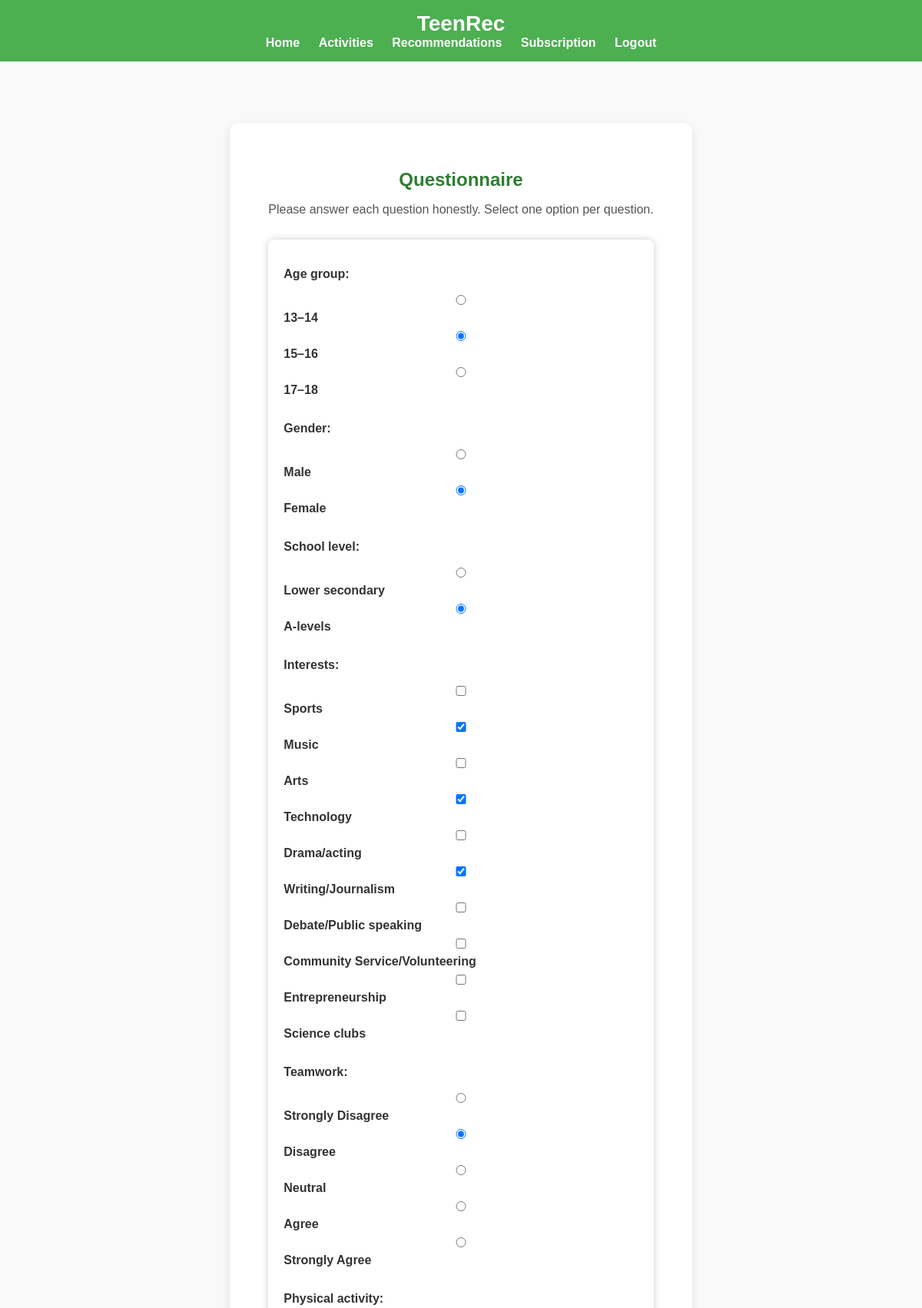
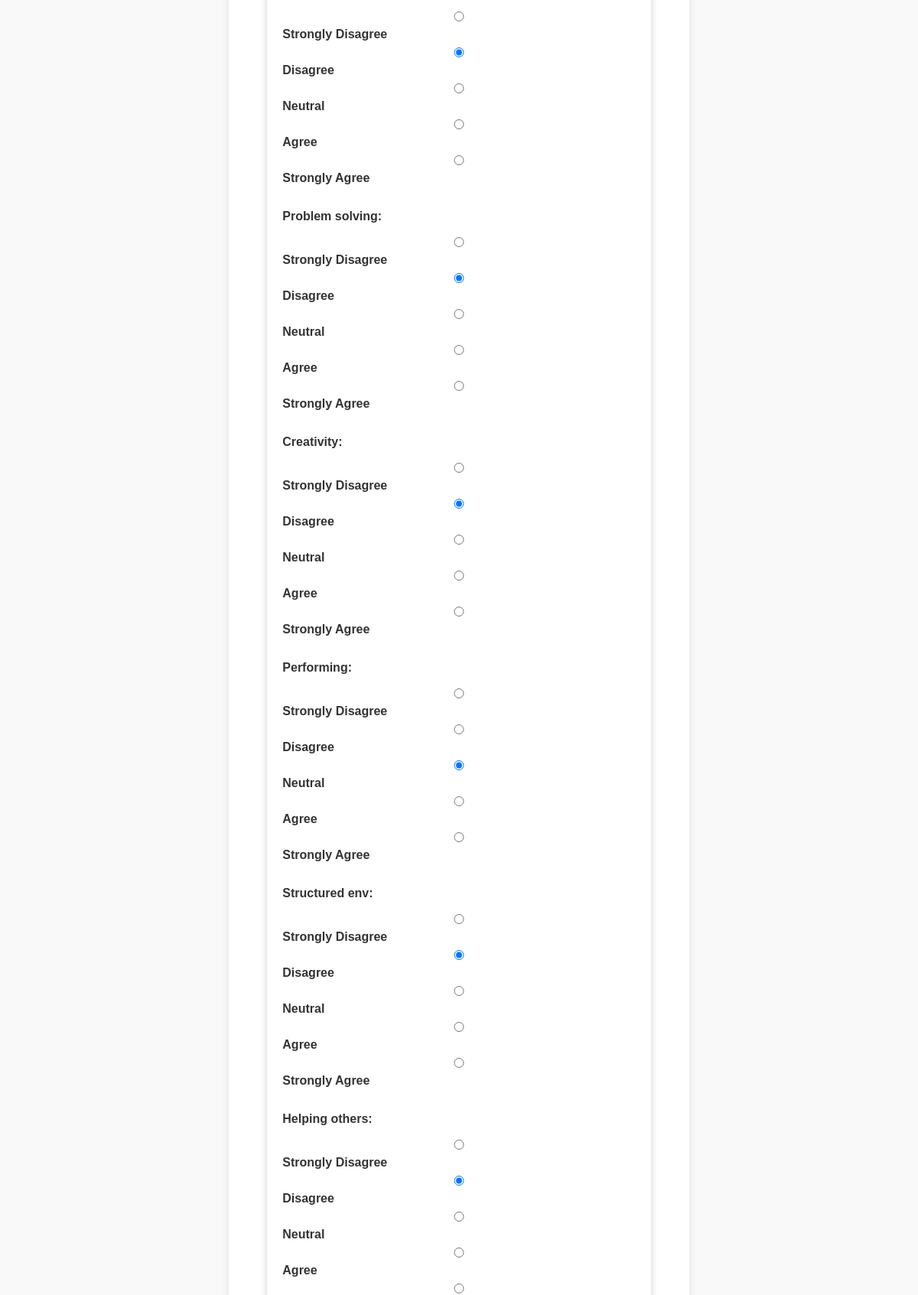
Page /questionnaire/fill/ (signed in, upper part) on the committed database (2 pictures, top to bottom).
### questionnaire/models.py (models this page shows, shortened)
class QuestionnaireResponse(models.Model):
    user = models.ForeignKey(CustomUser, on_delete=models.CASCADE, null=True, blank=True)
    age_group = models.CharField(max_length=20)
    gender = models.CharField(max_length=10)
    school_level = models.CharField(max_length=20)
    interests = models.JSONField()  # multiple selections
    teamwork = models.IntegerField()
    physical_activity = models.IntegerField()
    problem_solving = models.IntegerField()
    creativity = models.IntegerField()
    performing = models.IntegerField()
    structured_env = models.IntegerField()
    helping_others = models.IntegerField()
    commitment_hours = models.CharField(max_length=20)
    schedule = models.CharField(max_length=20)
    participated_before = models.CharField(max_length=5)  # Yes/No
    skill_level = models.CharField(max_length=20)
    activity_type = models.CharField(max_length=20)  # Indoor/Outdoor/Both
    constraints = models.JSONField()
    goal = models.CharField(max_length=50)
    created_at = models.DateTimeField(auto_now_add=True)

### questionnaire/views.py (the view)
# urls.py: path("fill/", views.fill_questionnaire, name="fill"),
def fill_questionnaire(request):
    if request.method == "POST":
        form = QuestionnaireForm(request.POST)
        if form.is_valid():
            questionnaire = form.save(commit=False)
            if request.user.is_authenticated:
                questionnaire.user = request.user
            else:
                questionnaire.user = None
            questionnaire.save()
            return redirect("recommendations:list")
    else:
        if request.user.is_authenticated:
            existing = QuestionnaireResponse.objects.filter(user=request.user).order_by("-created_at").first()
            form = QuestionnaireForm(instance=existing) if existing else QuestionnaireForm()
        else:
            form = QuestionnaireForm()
    return render(request, "questionnaire/fill.html", {"form": form})

### questionnaire/templates/questionnaire/fill.html (shortened to what this page needs)
{% extends "base.html" %}
{% block content %}
<div class="questionnaire-container">
  <h2>Questionnaire</h2>
  <p class="intro-text">
    Please answer each question honestly. Select one option per question.
  </p>
  <form method="post">
    {{ form.as_p }}
  </form>
</div>
{% endblock %}

### static/css/style.css (style rules this page uses)
body { font-family: Arial, sans-serif; margin: 0; background-color: #f9f9f9; color: #333; }
form { max-width: 500px; margin: auto; background: #fff; padding: 20px; border-radius: 8px; box-shadow: 0 0 10px #ccc; }
form input, form select, form textarea { width: 100%; padding: 10px; margin: 8px 0; border: 1px solid #ccc; border-radius: 6px; }
.questionnaire-container { max-width: 800px; margin: 60px auto; background-color: #ffffff; padding: 40px 50px; border-radius: 12px; box-shadow: 0 4px 12px rgba(0,0,0,0.1); text-align: left; }
.questionnaire-container h2 { text-align: center; color: #2e7d32; font-weight: 700; margin-bottom: 10px; }
.questionnaire-container .intro-text { text-align: center; color: #555; font-size: 16px; margin-bottom: 30px; }
.questionnaire-container form p { margin-bottom: 10px; display: flex; align-items: center; gap: 15px; }
.questionnaire-container label { font-weight: 600; margin-right: 10px; min-width: 150px; }
.questionnaire-container input[type="radio"] { margin-right: 5px; vertical-align: middle; }
.questionnaire-container input[type="checkbox"] { margin-right: 8px; }

### rows in the picture
QuestionnaireResponse: age_group "☐ 13–14 ☑ 15–16 ☐ 17–18", gender "☐ Male ☑ Female", school_level "☐ Lower secondary ☑ A-levels", interests "☐ ☑ ☐ ☑ ☐ ☑ ☐ ☐ ☐ ☐", teamwork "☐ Strongly Disagree ☑ Disagree ☐ Neutral ☐ Agree ☐ Strongly Agree", physical_activity "☐ Strongly Disagree ☑ Disagree ☐ Neutral ☐ Agree ☐ Strongly Agree", problem_solving "☐ Strongly Disagree ☑ Disagree ☐ Neutral ☐ Agree ☐ Strongly Agree", creativity "☐ Strongly Disagree ☑ Disagree ☐ Neutral ☐ Agree ☐ Strongly Agree", performing "☐ Strongly Disagree ☐ Disagree ☑ Neutral ☐ Agree ☐ Strongly Agree", structured_env "☐ Strongly Disagree ☑ Disagree ☐ Neutral ☐ Agree ☐ Strongly Agree", helping_others "☐ Strongly Disagree ☑ Disagree ☐ Neutral ☐ Agree ☐ Strongly Agree"
